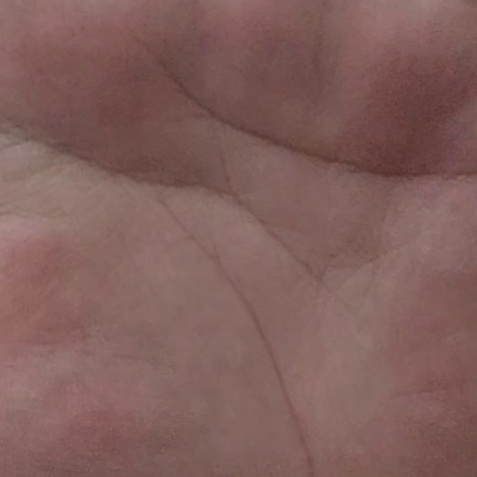
#> input picture roi_extraction/visualize/roi_original.jpg, 477 x 477 px; its folder holds only this picture in this run
$ python -i util.py   (imports and definitions only)
#> lines starting #> are read from the running program, lines starting #| are printed output that depends on the picture
import os
import time
import urllib.request
from pathlib import Path
from threading import Lock

import cv2
import mediapipe as mp
import numpy as np

WRIST_IDX = 0
THUMB_CMC_IDX = 1
INDEX_MCP_IDX = 5
MIDDLE_MCP_IDX = 9
RING_MCP_IDX = 13
PINKY_MCP_IDX = 17
THUMB_IP_IDX = 3
THUMB_TIP_IDX = 4
INDEX_PIP_IDX = 6
INDEX_TIP_IDX = 8
MIDDLE_PIP_IDX = 10
MIDDLE_TIP_IDX = 12
RING_PIP_IDX = 14
RING_TIP_IDX = 16
PINKY_PIP_IDX = 18
PINKY_TIP_IDX = 20

PALM_KEYPOINT_IDS = [
    WRIST_IDX,
    THUMB_CMC_IDX,
    INDEX_MCP_IDX,
    MIDDLE_MCP_IDX,
    RING_MCP_IDX,
    PINKY_MCP_IDX,
]

_backend_lock = Lock()
_hands_backend = None
_using_tasks_backend = False
_video_t0 = None
_last_video_ts_ms = 0
_gesture_backend = None
_using_gesture_tasks_backend = False
_gesture_video_t0 = None
_last_gesture_video_ts_ms = 0
_gesture_backend_warned = False
_roi_smoother_lock = Lock()
_roi_smoother = None

_TASK_MODEL_URL = (
    "https://storage.googleapis.com/mediapipe-models/"
    "hand_landmarker/hand_landmarker/float16/latest/hand_landmarker.task"
)
_TASK_MODEL_PATH = Path(__file__).resolve().parent / "models" / "hand_landmarker.task"
_TASK_MODEL_ENV_VARS = (
    "MP_HAND_LANDMARKER_MODEL",
    "MP_HAND_LANDMARKER_MODEL_PATH",
    "MEDIAPIPE_HAND_LANDMARKER_MODEL",
)
_GESTURE_TASK_MODEL_URL = (
    "https://storage.googleapis.com/mediapipe-models/"
    "gesture_recognizer/gesture_recognizer/float16/latest/gesture_recognizer.task"
)
_GESTURE_TASK_MODEL_PATH = Path(__file__).resolve().parent / "models" / "gesture_recognizer.task"
_GESTURE_TASK_MODEL_ENV_VARS = (
    "MP_GESTURE_RECOGNIZER_MODEL",
    "MP_GESTURE_RECOGNIZER_MODEL_PATH",
    "MEDIAPIPE_GESTURE_RECOGNIZER_MODEL",
)


def _read_env_flag(name: str, default: bool) -> bool:
    raw = os.getenv(name)
    if raw is None:
        return default
    return raw.strip().lower() not in {"0", "false", "no", "off"}


_ALLOW_LEGACY_SOLUTIONS = _read_env_flag("MP_ALLOW_LEGACY_SOLUTIONS", False)
_REFRESH_LATEST_MODEL = _read_env_flag("MP_REFRESH_LATEST_MODEL", True)
_REQUIRE_FULL_MODEL = _read_env_flag("MP_REQUIRE_FULL_MODEL", True)
_ROTATION_BIAS_DEG = float(os.getenv("ROI_ROTATION_BIAS_DEG", "70"))
_ROI_SMOOTHING_ENABLED = _read_env_flag("ROI_SMOOTHING_ENABLED", True)
#> further down, picture is the input picture: shape (477, 477, 3); mean B, G, R 91.7, 95.3, 129.4
_ROI_SMOOTH_MIN_CUTOFF = float(os.getenv("ROI_SMOOTH_MIN_CUTOFF", "1.2"))
_ROI_SMOOTH_BETA = float(os.getenv("ROI_SMOOTH_BETA", "0.08"))
_ROI_SMOOTH_D_CUTOFF = float(os.getenv("ROI_SMOOTH_D_CUTOFF", "1.0"))
_ROI_SMOOTH_RESET_SEC = float(os.getenv("ROI_SMOOTH_RESET_SEC", "0.35"))
_ROI_REQUIRE_PALM_FACING = _read_env_flag("ROI_REQUIRE_PALM_FACING", True)
_ROI_PALM_FACING_X_TOL = float(os.getenv("ROI_PALM_FACING_X_TOL", "0.0"))
_ROI_REQUIRE_OPEN_PALM = _read_env_flag("ROI_REQUIRE_OPEN_PALM", True)
_ROI_OPEN_PALM_MIN_EXTENDED = int(os.getenv("ROI_OPEN_PALM_MIN_EXTENDED", "3"))
_ROI_OPEN_PALM_MIN_SPREAD = float(os.getenv("ROI_OPEN_PALM_MIN_SPREAD", "0.22"))
_ROI_OPEN_PALM_DIST_RATIO = float(os.getenv("ROI_OPEN_PALM_DIST_RATIO", "1.08"))
_ROI_USE_GESTURE_RECOGNIZER = _read_env_flag("ROI_USE_GESTURE_RECOGNIZER", True)


class _LowPassFilter:
    def __init__(self):
        self.initialized = False
        self.value = 0.0

    def reset(self):
        self.initialized = False
        self.value = 0.0

    # [8 lines left out: function filter, not called in this run]


class _OneEuroFilter:
    # [12 lines left out: functions __init__, reset, not called in this run]

    def _alpha(self, cutoff, dt):
        tau = 1.0 / (2.0 * np.pi * cutoff)
        return 1.0 / (1.0 + (tau / dt))

    # [21 lines left out: functions filter, _unwrap_angle_deg, not called in this run]


class _RoiSmoother:
    # [79 lines left out: functions __init__, reset, _should_reset, _touch, smooth_rotation, smooth_roi_box and 2 more, not called in this run]


def _resolve_task_model_path() -> str:
    for env_name in _TASK_MODEL_ENV_VARS:
        configured = os.getenv(env_name)
        if not configured:
            continue
        path = Path(configured).expanduser().resolve()
        if path.exists():
            if _REQUIRE_FULL_MODEL and "lite" in path.name.lower():
                raise RuntimeError(
                    "Configured MediaPipe model appears to be a lite variant. "
                    "For best accuracy use the full hand_landmarker.task."
                )
            return str(path)
        raise FileNotFoundError(
            f"Model path set in {env_name} was not found: {path}"
        )

    _TASK_MODEL_PATH.parent.mkdir(parents=True, exist_ok=True)
    should_refresh = _REFRESH_LATEST_MODEL or (not _TASK_MODEL_PATH.exists())
    if should_refresh:
        tmp_path = _TASK_MODEL_PATH.with_suffix(".task.tmp")
        try:
            urllib.request.urlretrieve(_TASK_MODEL_URL, tmp_path)
            os.replace(tmp_path, _TASK_MODEL_PATH)
        except Exception as exc:
            if tmp_path.exists():
                try:
                    tmp_path.unlink()
                except OSError:
                    pass
            if not _TASK_MODEL_PATH.exists():
                raise RuntimeError(
                    "Could not download MediaPipe hand landmarker model. "
                    f"URL: {_TASK_MODEL_URL}. "
                    f"Set one of {_TASK_MODEL_ENV_VARS} to a local .task model path."
                ) from exc

    return str(_TASK_MODEL_PATH)


# [33 lines left out: function _resolve_gesture_task_model_path, not called in this run]


def _init_hands_backend():
    global _hands_backend, _using_tasks_backend, _video_t0, _last_video_ts_ms

    if _hands_backend is not None:
        return

    with _backend_lock:
        if _hands_backend is not None:
            return

        tasks_error = None
        try:
            # Preferred path: Tasks API + latest full model bundle.
            from mediapipe.tasks import python as mp_python
            from mediapipe.tasks.python import vision

            model_path = _resolve_task_model_path()
            options = vision.HandLandmarkerOptions(
                base_options=mp_python.BaseOptions(model_asset_path=model_path),
                running_mode=vision.RunningMode.VIDEO,
                num_hands=1,
                min_hand_detection_confidence=0.7,
                min_hand_presence_confidence=0.7,
                min_tracking_confidence=0.7,
            )
            _hands_backend = vision.HandLandmarker.create_from_options(options)
            _using_tasks_backend = True
            _video_t0 = time.monotonic()
            _last_video_ts_ms = 0
            return
        except Exception as exc:
            tasks_error = exc

        if not _ALLOW_LEGACY_SOLUTIONS:
            raise RuntimeError(
                "Failed to initialize MediaPipe Tasks HandLandmarker with the latest "
                "full model. Upgrade mediapipe or provide a valid .task model path. "
                "Set MP_ALLOW_LEGACY_SOLUTIONS=1 only if you explicitly want old API fallback."
            ) from tasks_error

        # Optional compatibility fallback for old mediapipe installs.
        if hasattr(mp, "solutions") and hasattr(mp.solutions, "hands"):
            _hands_backend = mp.solutions.hands.Hands(
                static_image_mode=False,
                max_num_hands=1,
                model_complexity=1,
                min_detection_confidence=0.5,
                min_tracking_confidence=0.5,
            )
            _using_tasks_backend = False
            return

        raise RuntimeError(
            "MediaPipe hand backend initialization failed for both Tasks API and legacy solutions API."
        ) from tasks_error


# [61 lines left out: functions _init_gesture_backend, _extract_handedness_label, not called in this run]


def _detect_hand_landmarks(rgb_frame):
    global _last_video_ts_ms
    _init_hands_backend()

    if not _using_tasks_backend:
        results = _hands_backend.process(rgb_frame)
        if not results.multi_hand_landmarks:
            return None, None
        landmarks = results.multi_hand_landmarks[0].landmark
        label = _extract_handedness_label(results.multi_handedness)
        return landmarks, label

    mp_image = mp.Image(image_format=mp.ImageFormat.SRGB, data=rgb_frame)

    ts_ms = int((time.monotonic() - _video_t0) * 1000) if _video_t0 is not None else 0
    if ts_ms <= _last_video_ts_ms:
        ts_ms = _last_video_ts_ms + 1
    _last_video_ts_ms = ts_ms

    try:
        results = _hands_backend.detect_for_video(mp_image, ts_ms)
    except Exception:
        # Fallback if backend does not expose video mode as expected.
        results = _hands_backend.detect(mp_image)

    if not results.hand_landmarks:
        return None, None
    landmarks = results.hand_landmarks[0]
    label = _extract_handedness_label(results.handedness)
    return landmarks, label


# [213 lines left out: functions _is_open_palm_gesture, _calculate_baseline, _landmark_xy, _calculate_hand_rotation, _is_palm_facing_camera, _dist_sq and 6 more, not called in this run]


def extract_palm_roi(frame_bgr, min_size=120, max_size=700, scale=1, y_shift=40):
    """
    Extract palm ROI from a BGR frame using MediaPipe hand landmarks.
    Returns a square BGR ROI image or None if no hand is detected.
    """
#> called with min_size = 120, max_size = 700, scale = 1, y_shift = 40
    mirrored = cv2.flip(frame_bgr, 1)
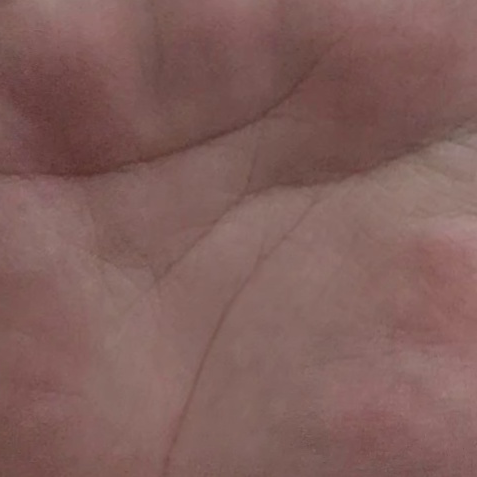
#> mirrored: shape (477, 477, 3); mean B, G, R 91.7, 95.3, 129.4
    height, width = mirrored.shape[:2]
#> height = 477; width = 477
    rgb = cv2.cvtColor(mirrored, cv2.COLOR_BGR2RGB)

    landmarks, handedness_label = _detect_hand_landmarks(rgb)
#> (the call stopped at in _init_hands_backend, `options = vision.HandLandmarkerOptions( base_options=mp_python.BaseOpt..`: mediapipe is not available in this run)
    if landmarks is None:
        if _ROI_SMOOTHING_ENABLED:
            _reset_roi_smoother()
        return None
    if _ROI_REQUIRE_PALM_FACING and not _is_palm_facing_camera(landmarks, handedness_label):
        if _ROI_SMOOTHING_ENABLED:
            _reset_roi_smoother()
        return None
    if _ROI_REQUIRE_OPEN_PALM:
        open_palm_ok = _is_open_palm_gesture(rgb)
        if open_palm_ok is None:
            open_palm_ok = _is_open_palm_pose(landmarks)
        if not open_palm_ok:
            if _ROI_SMOOTHING_ENABLED:
                _reset_roi_smoother()
            return None

    angle_deg = _calculate_hand_rotation(landmarks, width, height)
    applied_rotation_deg = angle_deg + _get_rotation_offset(handedness_label)
    if _ROI_SMOOTHING_ENABLED:
        now_ts = time.monotonic()
        with _roi_smoother_lock:
            smoother = _get_roi_smoother()
            applied_rotation_deg = smoother.smooth_rotation(
                applied_rotation_deg,
                now_ts,
                (height, width),
                handedness_label,
            )
    rotated_img, rotation_matrix = _rotate_image(
        mirrored,
        applied_rotation_deg,
    )
    rotated_landmarks = _rotate_landmarks(landmarks, rotation_matrix, width, height)
    roi = _localize_roi(
        rotated_img,
        rotated_landmarks,
        y_shift,
        min_size,
        max_size,
        scale,
        handedness_label=handedness_label,
        use_smoothing=_ROI_SMOOTHING_ENABLED,
    )
    if roi is None:
        return None

    return cv2.flip(roi, 1)

>>> import cv2
>>> picture = cv2.imread('visualize/roi_original.jpg')
#> (the run stopped early here; a loop or call above may not have finished)

$ run again, on roi_extraction/visualize/corrected_frame_1.jpg
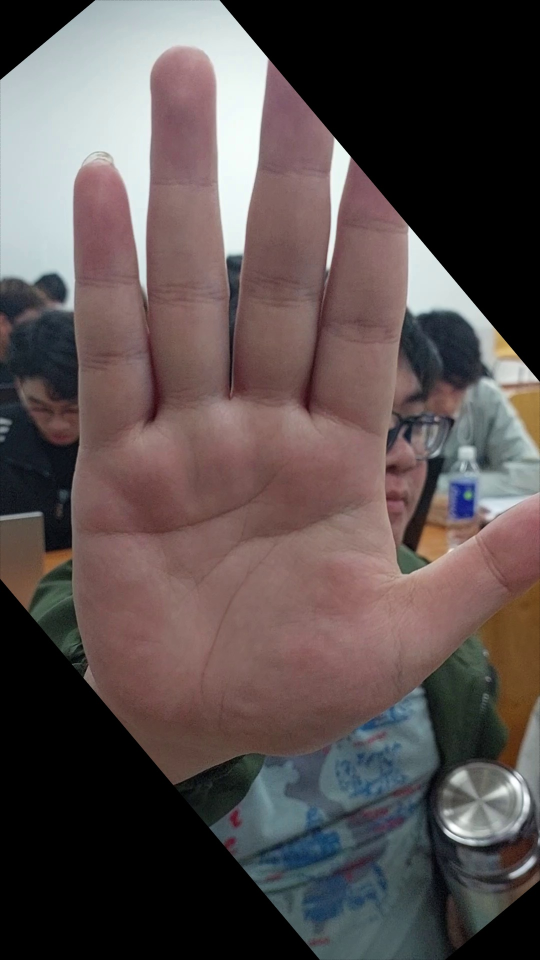
#> input picture roi_extraction/visualize/corrected_frame_1.jpg, 1080 x 1920 px (shown at 1/2 size)
#> picture is the input picture: shape (1920, 1080, 3); mean B, G, R 78.5, 79.3, 90.1
#> in extract_palm_roi, `mirrored = cv2.flip(frame_bgr, 1)`:
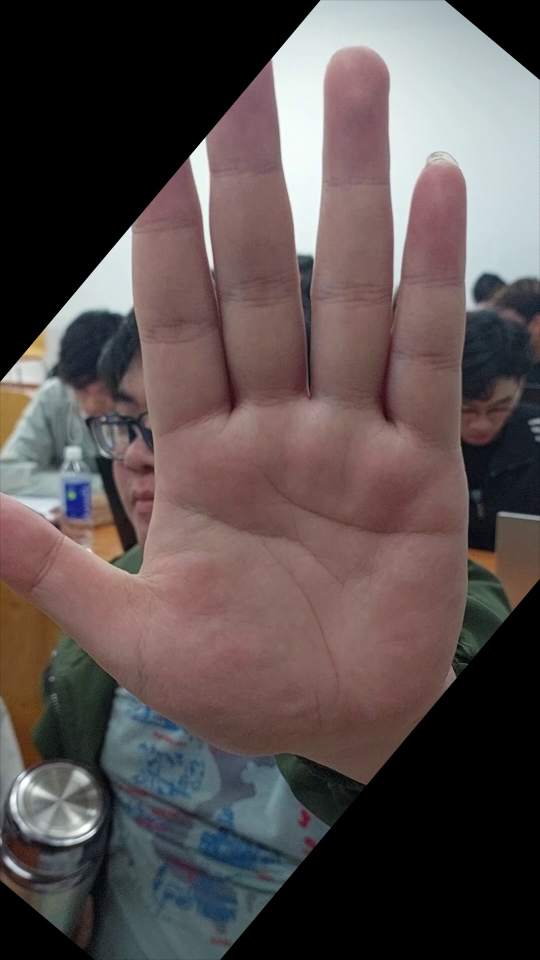
#> mirrored: shape (1920, 1080, 3) (shown at 1/2 size); mean B, G, R 78.5, 79.3, 90.1

$ run again, on roi_extraction/visualize/depth_frame_1.jpg
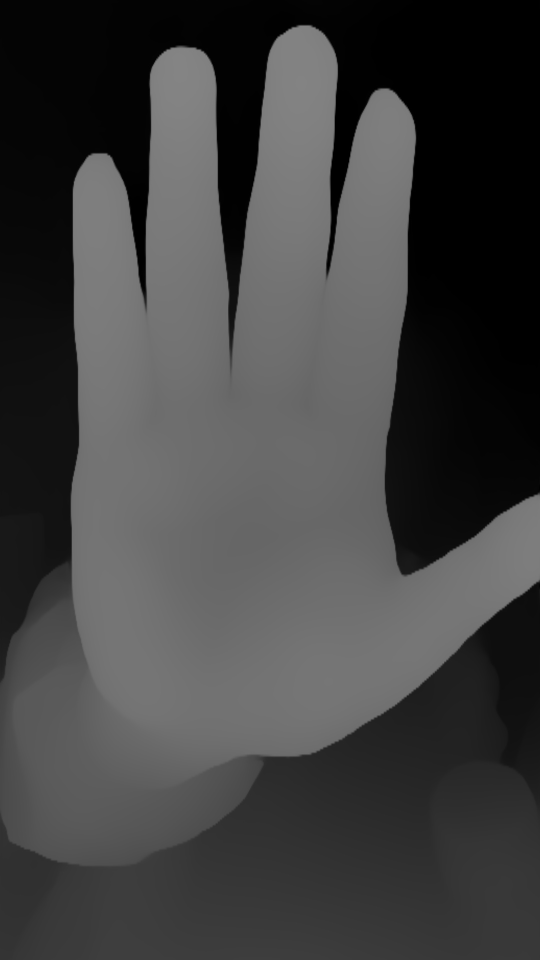
#> input picture roi_extraction/visualize/depth_frame_1.jpg, 1080 x 1920 px (shown at 1/2 size)
#> picture is the input picture: shape (1920, 1080, 3); min 0, max 133, mean 64.9
#> in extract_palm_roi, `mirrored = cv2.flip(frame_bgr, 1)`:
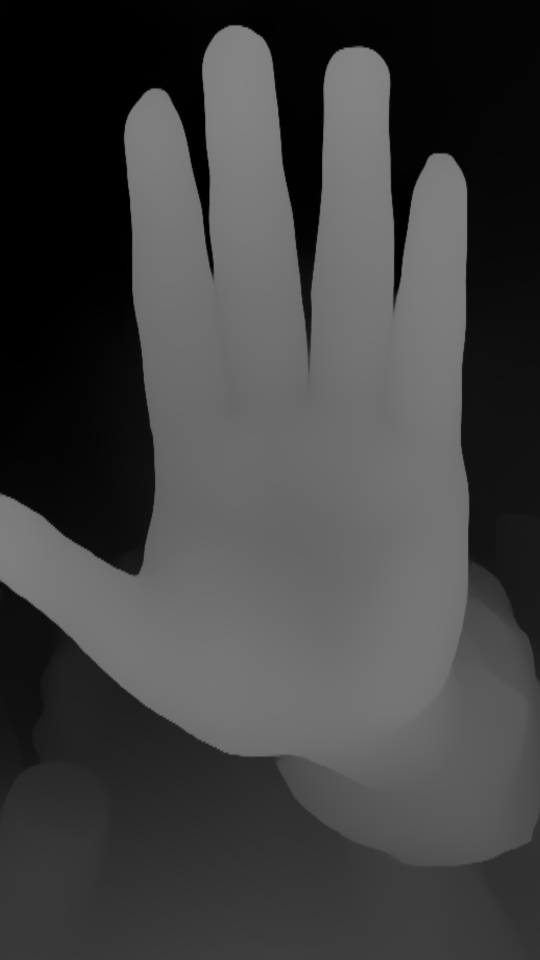
#> mirrored: shape (1920, 1080, 3) (shown at 1/2 size); min 0, max 133, mean 64.9
